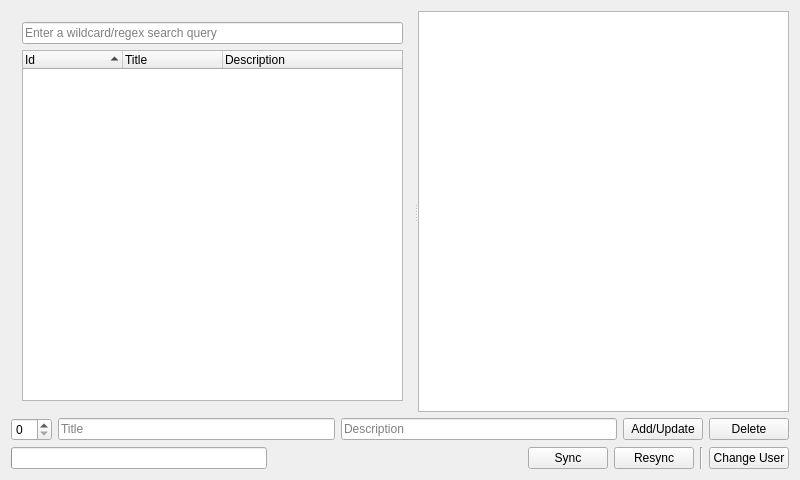
<?xml version="1.0" encoding="UTF-8"?>
<ui version="4.0">
 <class>MainWidget</class>
 <widget class="QWidget" name="MainWidget">
  <property name="geometry">
   <rect>
    <x>0</x>
    <y>0</y>
    <width>800</width>
    <height>480</height>
   </rect>
  </property>
  <property name="windowTitle">
   <string>MainWidget</string>
  </property>
  <layout class="QVBoxLayout" name="verticalLayout_2" stretch="1,0,0">
   <item>
    <widget class="QSplitter" name="splitter">
     <property name="orientation">
      <enum>Qt::Horizontal</enum>
     </property>
     <widget class="QWidget" name="verticalLayoutWidget">
      <layout class="QVBoxLayout" name="verticalLayout">
       <item>
        <widget class="QLineEdit" name="searchEdit">
         <property name="placeholderText">
          <string>Enter a wildcard/regex search query</string>
         </property>
        </widget>
       </item>
       <item>
        <widget class="QTreeWidget" name="dataTreeWidget">
         <property name="editTriggers">
          <set>QAbstractItemView::NoEditTriggers</set>
         </property>
         <property name="alternatingRowColors">
          <bool>true</bool>
         </property>
         <property name="rootIsDecorated">
          <bool>false</bool>
         </property>
         <property name="itemsExpandable">
          <bool>false</bool>
         </property>
         <property name="sortingEnabled">
          <bool>true</bool>
         </property>
         <property name="animated">
          <bool>true</bool>
         </property>
         <property name="expandsOnDoubleClick">
          <bool>false</bool>
         </property>
         <property name="columnCount">
          <number>3</number>
         </property>
         <column>
          <property name="text">
           <string>Id</string>
          </property>
         </column>
         <column>
          <property name="text">
           <string>Title</string>
          </property>
         </column>
         <column>
          <property name="text">
           <string>Description</string>
          </property>
         </column>
        </widget>
       </item>
      </layout>
     </widget>
     <widget class="QListWidget" name="reportListWidget"/>
    </widget>
   </item>
   <item>
    <layout class="QHBoxLayout" name="horizontalLayout">
     <item>
      <widget class="QSpinBox" name="idSpinBox"/>
     </item>
     <item>
      <widget class="QLineEdit" name="titleLineEdit">
       <property name="placeholderText">
        <string>Title</string>
       </property>
      </widget>
     </item>
     <item>
      <widget class="QLineEdit" name="detailsLineEdit">
       <property name="placeholderText">
        <string>Description</string>
       </property>
      </widget>
     </item>
     <item>
      <widget class="QPushButton" name="addButton">
       <property name="text">
        <string>Add/Update</string>
       </property>
      </widget>
     </item>
     <item>
      <widget class="QPushButton" name="deleteButton">
       <property name="text">
        <string>Delete</string>
       </property>
      </widget>
     </item>
    </layout>
   </item>
   <item>
    <layout class="QHBoxLayout" name="horizontalLayout_2">
     <item>
      <widget class="QProgressBar" name="progressBar"/>
     </item>
     <item>
      <spacer name="horizontalSpacer">
       <property name="orientation">
        <enum>Qt::Horizontal</enum>
       </property>
       <property name="sizeHint" stdset="0">
        <size>
         <width>40</width>
         <height>20</height>
        </size>
       </property>
      </spacer>
     </item>
     <item>
      <widget class="QPushButton" name="reloadButton">
       <property name="text">
        <string>Sync</string>
       </property>
      </widget>
     </item>
     <item>
      <widget class="QPushButton" name="resyncButton">
       <property name="text">
        <string>Resync</string>
       </property>
      </widget>
     </item>
     <item>
      <widget class="Line" name="line">
       <property name="orientation">
        <enum>Qt::Vertical</enum>
       </property>
      </widget>
     </item>
     <item>
      <widget class="QPushButton" name="changeUserButton">
       <property name="text">
        <string>Change User</string>
       </property>
      </widget>
     </item>
    </layout>
   </item>
  </layout>
 </widget>
 <layoutdefault spacing="6" margin="11"/>
 <resources/>
 <connections/>
</ui>
